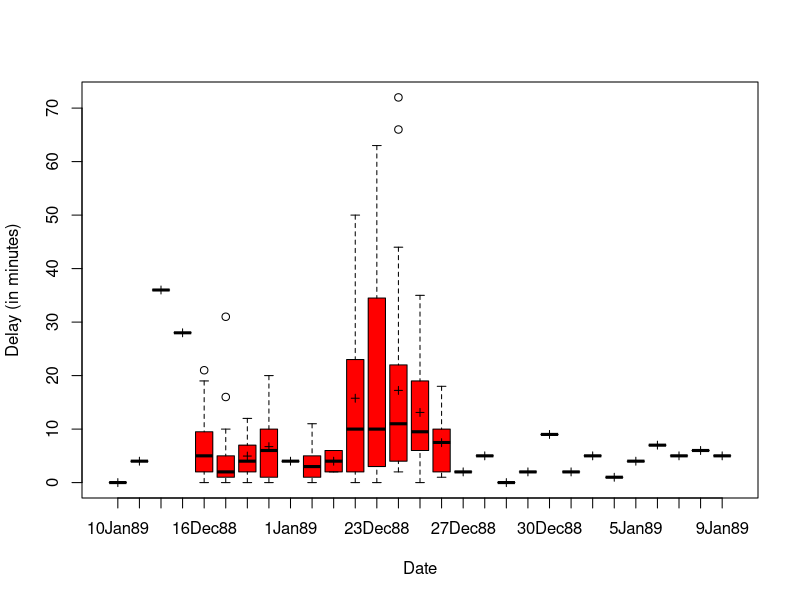

Recreate this plot in R.
#Read in the data, stored as a text file called "Lecture_1_Flight_Delays_1288.txt"
flight.delay.data <- read.csv("Flight_Delays.csv", head = TRUE)

#Calculate the means (which we will add to boxplot as R does not do this by default)
means <- by(flight.delay.data$Delays, flight.delay.data$Date, mean) 


#Make the boxplot: https://stat.ethz.ch/R-manual/R-devel/library/graphics/html/boxplot.html
# Note: the pdf() and dev.off() commands will export the boxplot into a pdf
pdf("Flight_Delay_Boxplot.pdf")
boxplot(flight.delay.data$Delays ~ flight.delay.data$Date, col = "Red", 
        xlab = "Date", ylab = "Delay (in minutes)")
points(c(1:length(means)), means, pch = 3, cex = 0.75) #Adds the means, which are indicated by the "+" symbol
dev.off()



